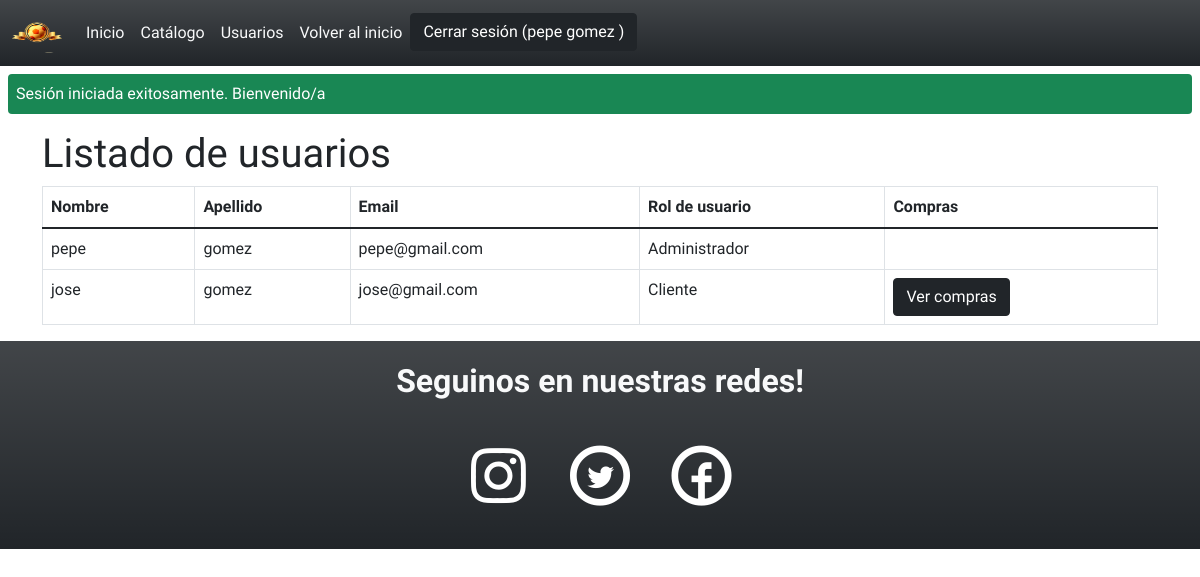
Page /sitio/admin/index.php?seccion=usuarios (signed in) on the committed database.
### tables this page shows
CREATE TABLE `usuarios` (
  `usuario_id` mediumint(8) UNSIGNED NOT NULL,
  `nombre` varchar(75) NOT NULL,
  `apellido` varchar(75) NOT NULL,
  `email` varchar(255) NOT NULL,
  `password` varchar(255) NOT NULL,
  `rol_fk` tinyint(3) UNSIGNED NOT NULL DEFAULT 2
);

### sitio/bootstrap/autoload.php (called while the page is built, shortened)
<?php
spl_autoload_register(function ($className){
    $className = substr($className, 11);
    $filename = __DIR__ . '/../clases/' . $className . '.php';
    $filename = str_replace(['\\', '/'], DIRECTORY_SEPARATOR, $filename);
});

### sitio/clases/Auth/Autenticacion.php (called while the page is built, shortened)
<?php
class Autenticacion {
    public function estaAutenticado(): bool {
        return isset($_SESSION['usuario_id']);
    }
    public function esAdmin(): bool {
        return $_SESSION['rol_id'] === 1;
    }
    public function getUsuario(): ?Usuario {
        return $this->estaAutenticado() ?
        (new Usuario)->obtenerPorId($_SESSION['usuario_id']) : null;
    }
}

### sitio/clases/Modelos/ModeloBase.php (called while the page is built, shortened)
<?php
class ModeloBase {
    protected string $table = "";
    protected string $primaryKey = "";
    public function obtenerPorId(int $id): ?self {
        $db = DBConexion::getConexion();
        $query = "SELECT * FROM {$this->table}
                WHERE {$this->primaryKey} = ?";
        $stmt = $db->prepare($query);
        $stmt->execute([$id]);
        $stmt->setFetchMode(PDO::FETCH_CLASS, static::class);
        $obj = $stmt->fetch();
        return $obj ? $obj : null;
    }
    public function todo(): array {
        $db = DBConexion::getConexion();
        $query = "SELECT * FROM {$this->table}";
        $stmt = $db->prepare($query);
        $stmt->execute();
        $stmt->setFetchMode(PDO::FETCH_CLASS, static::class);
        return $stmt->fetchAll();
    }
}

### sitio/clases/Modelos/Usuario.php (called while the page is built, shortened)
<?php
class Usuario extends ModeloBase {
    protected int $usuario_id;
    protected int $rol_fk;
    protected string $nombre;
    protected string $apellido;
    protected string $email;
    public function getNombre() : string {
        return $this->nombre;
    }
    public function getApellido() : string {
        return $this->apellido;
    }
    public function getEmail() : string {
        return $this->email;
    }
    public function getUsuarioId() : int {
        return $this->usuario_id;
    }
    public function getRolFK() : int {
        return $this->rol_fk;
    }
}

### sitio/admin/vistas/usuarios.php (the view, shortened to what this page needs)
<?php
$usuarios = (new Usuario)->todo();
?>
<section class="container my-3">
<h1>Listado de usuarios</h1>
<table class="table table-hover table-bordered mb-2">
        <thead>
            <tr>
                <th>Nombre</th>
                <th>Apellido</th>
                <th>Email</th>
                <th>Rol de usuario</th>
                <th>Compras</th>
            </tr>
        </thead>
        <tbody>
            <?php
            foreach ($usuarios as $usuario):
            ?>
                <tr>
                    <td><?= htmlspecialchars($usuario->getNombre()) ;?></td>
                    <td><?= htmlspecialchars($usuario->getApellido()) ;?></td>
                    <td><?= htmlspecialchars($usuario->getEmail()) ;?></td>
                    <td>
                        <?php
                            if($usuario->getRolFK() === 1):
                        ?>
                            Administrador
                        <?php
                            else:
                        ?>
                            Cliente
                        <?php
                            endif;
                        ?>
                    </td>
                    <td>
                        <?php
                            if($usuario->getRolFK() === 1):
                        ?>
                        <?php
                            else:
                        ?>
                            <a href="index.php?seccion=compras-usuario&id=<?= $usuario->getUsuarioId();?>" class="btn btn-dark my-auto mx-auto">Ver compras</a>
                        <?php
                            endif;
                        ?>
                    </td>
                </tr>
            <?php
            endforeach;
            ?>
        </tbody>
    </table>
</section>

### sitio/admin/index.php (shortened to what this page needs)
<?php
require_once __DIR__ . '/../bootstrap/autoload.php';
$seccion = $_GET['seccion'] ?? 'home';
$autenticacion = new \FutHistory\Auth\Autenticacion;
$mensajeExito = $_SESSION['mensaje-exito'] ?? null;
?>
<!DOCTYPE html>
<html lang="es">
<head>
    <link href="https://cdn.jsdelivr.net/npm/bootstrap@5.1.3/dist/css/bootstrap.min.css" rel="stylesheet">
    <link rel="stylesheet" href="../css/fontello-426f74db/css/fontello.css">
    <link rel="stylesheet" href="../css/estilos.css">
</head>
<body>
    <header>
        <nav class="navbar navbar-expand-lg navbar-light bg-dark bg-gradient text-light">
            <div class="container-fluid">
                <img class="navbar-brand" src="../img/logo.png" alt="Logo FutHistory" width="50" height="50">
                <?php
                if($autenticacion->estaAutenticado() && $autenticacion->esAdmin()):
                    ?>
                        <div class="collapse navbar-collapse" id="navbarNav">
                        <ul class="navbar-nav">
                            <li class="nav-item">
                                <a class="nav-link  text-light" href="index.php?seccion=home">Inicio</a>
                            </li>
                            <li class="nav-item">
                                <a class="nav-link  text-light" href="index.php?seccion=items">Catálogo</a>
                            </li>
                            <li class="nav-item">
                                <a class="nav-link  text-light" href="index.php?seccion=usuarios">Usuarios</a>
                            </li>
                            <li class="nav-item">
                                <a class="nav-link  text-light" href="../index.php">Volver al inicio</a>
                            </li>
                            <li class="nav-item">
                                <form action="acciones/auth-cerrar-sesion.php" method="post">
                                    <button type="submit" class="btn btn-dark">Cerrar sesión (<?= $autenticacion->getUsuario()->getNombre();?> <?= $autenticacion->getUsuario()->getApellido();?> )</button>
                                </form>
                            </li>
                        </div>
                <?php
                endif;
                ?>
            </div>
        </nav>
    </header>
    <main id="main">
        <?php
        if($mensajeExito):
            ?>
            <div class="m-2 p-2 bg-success text-white rounded"><?=$mensajeExito;?></div>
        <?php
        endif;
        ?>
        <?php
        $filename = __DIR__ . '/vistas/' . $seccion . '.php' ;
        if (file_exists($filename)) {
            require $filename;
        } else {
            require __DIR__ . '/vistas/404.php' ;
        }
        ?>
    </main>
    <footer class=" mt-0 p-3 bg-dark bg-gradient text-light">
        <p class="fs-2 text-center fw-bold ">Seguinos en nuestras redes!</p>
        <ul class="m-0 p-2 list-unstyled text-center">
            <li class="list-inline-item"><i class="iconos icon-instagram"><a href="index.php"></a></i></li>
            <li class="list-inline-item"><i class="iconos icon-twitter-circled"><a href="#"></a></i></li>
            <li class="list-inline-item"><i class="iconos icon-facebook-circled"><a href="#"></a></i></li>
        </ul>
    </footer>
</body>
</html>

### sitio/css/estilos.css (style rules this page uses)
* { margin: 0; padding: 0; box-sizing: border-box; font-family: 'Caudex', serif; }
.iconos { color: rgb(255, 255, 255); font-size: 4rem; }

### rows in the picture
usuarios: nombre "pepe", apellido "gomez", email "pepe@gmail.com", shows "Administrador"
usuarios: nombre "jose", apellido "gomez", email "jose@gmail.com", shows "Cliente"

### other values in the picture
$mensajeExito "Sesión iniciada exitosamente. Bienvenido/a"
